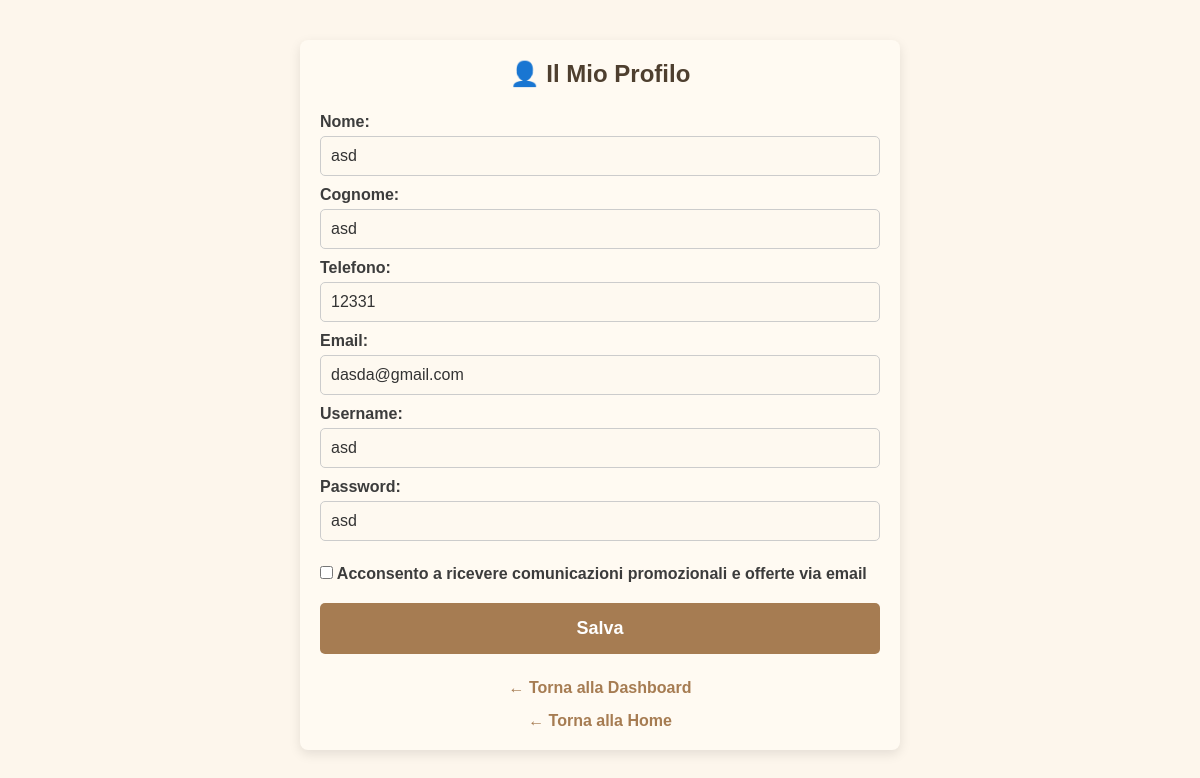
Page /account (signed in) on the earlier database version.
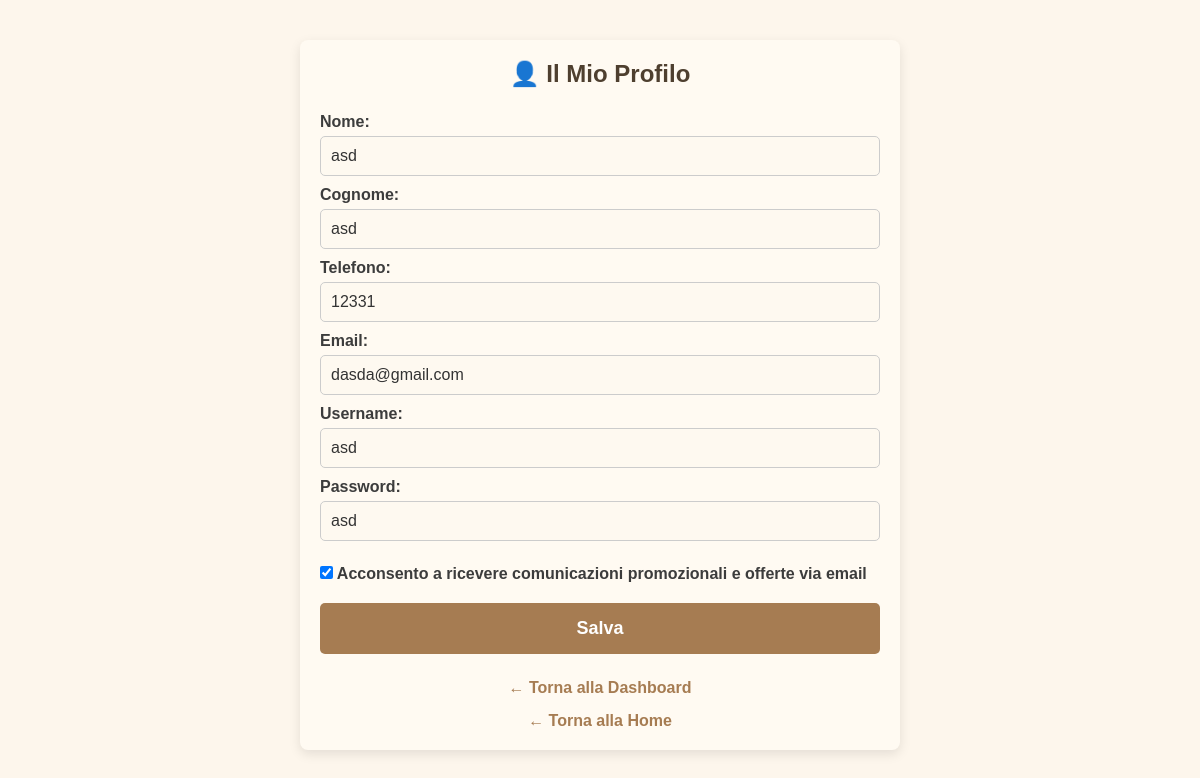
Same page on the later database version.
### tables this page shows
CREATE TABLE users (
            id INTEGER PRIMARY KEY AUTOINCREMENT,
            username TEXT NOT NULL UNIQUE,
            password TEXT NOT NULL
        , name TEXT NOT NULL DEFAULT 'NOME', surname TEXT NOT NULL DEFAULT 'COGNOME', phone TEXT NOT NULL DEFAULT '0000000000', email TEXT, newsletter_optin INTEGER DEFAULT 0);

### app.py (the view, shortened to what this page needs)
@app.route('/account', methods=['GET', 'POST'])
def account():
    if 'user_id' not in session:
        return redirect(url_for('login_user'))
    user_id = session['user_id']
    conn = sqlite3.connect('bookings.db')
    cursor = conn.cursor()
    cursor.execute("SELECT name, surname, phone, email, username, password, newsletter_optin FROM users WHERE id = ?", (user_id,))
    user = cursor.fetchone()
    conn.close()
    return render_template('account.html', user=user)

### templates/account.html (shortened to what this page needs)
<!DOCTYPE html>
<html lang="it">
<head>
  <link rel="stylesheet" href="{{ url_for('static', filename='style.css') }}">
</head>
<body>
  <div class="container">
    <h2>👤 Il Mio Profilo</h2>
    <form method="post">
      <label for="name">Nome:</label>
      <input type="text" name="name" value="{{ user[0] }}" required>
      <label for="surname">Cognome:</label>
      <input type="text" name="surname" value="{{ user[1] }}" required>
      <label for="phone">Telefono:</label>
      <input type="text" name="phone" value="{{ user[2] }}" required>
      <label for="email">Email:</label>
      <input type="email" name="email" value="{{ user[3] }}" required>
      <label for="username">Username:</label>
      <input type="text" name="username" value="{{ user[4] }}" required>
      <label for="password">Password:</label>
      <input type="text" name="password" value="{{ user[5] }}" required>
      <div style="margin-top: 20px;">
        <label>
          <input type="checkbox" name="newsletter" {% if user[6] == 1 %}checked{% endif %}>
          Acconsento a ricevere comunicazioni promozionali e offerte via email
        </label>
      </div>
      <button type="submit" class="big-btn" style="margin-top: 20px;">Salva</button>
    </form>
    <a href="{{ url_for('user_dashboard') }}" style="display: block; margin-top: 15px;">← Torna alla Dashboard</a>
    <a href="{{ url_for('index') }}">← Torna alla Home</a>
  </div>
</body>
</html>

### static/style.css (style rules this page uses)
* { box-sizing: border-box; margin: 0; padding: 0; }
body { font-family: 'Arial', sans-serif; background-color: #fdf6ec; color: #333; display: flex; flex-direction: column; align-items: center; padding: 20px; }
.container { width: 100%; max-width: 600px; background: #fffaf2; padding: 20px; border-radius: 8px; box-shadow: 0 4px 12px rgba(0, 0, 0, 0.1); margin: 20px 0; }
h1, h2, h3 { text-align: center; color: #4e3f2f; margin-bottom: 15px; }
form { display: flex; flex-direction: column; }
label { font-weight: bold; margin-top: 10px; color: #3c3c3c; }
input, select, button { padding: 10px; margin-top: 5px; background-color: #fef9f0; color: #333; border: 1px solid #ccc; border-radius: 5px; font-size: 16px; }
button { background-color: #a67c52; color: #fff; cursor: pointer; font-weight: bold; transition: background-color 0.3s; border: none; }
.big-btn { width: 100%; padding: 15px; font-size: 18px; margin: 10px 0; }
a { display: block; text-align: center; margin-top: 15px; text-decoration: none; color: #a67c52; font-weight: bold; }

Differences in the rows shown:
changed users "asd": newsletter_optin "☐" → "☑"
